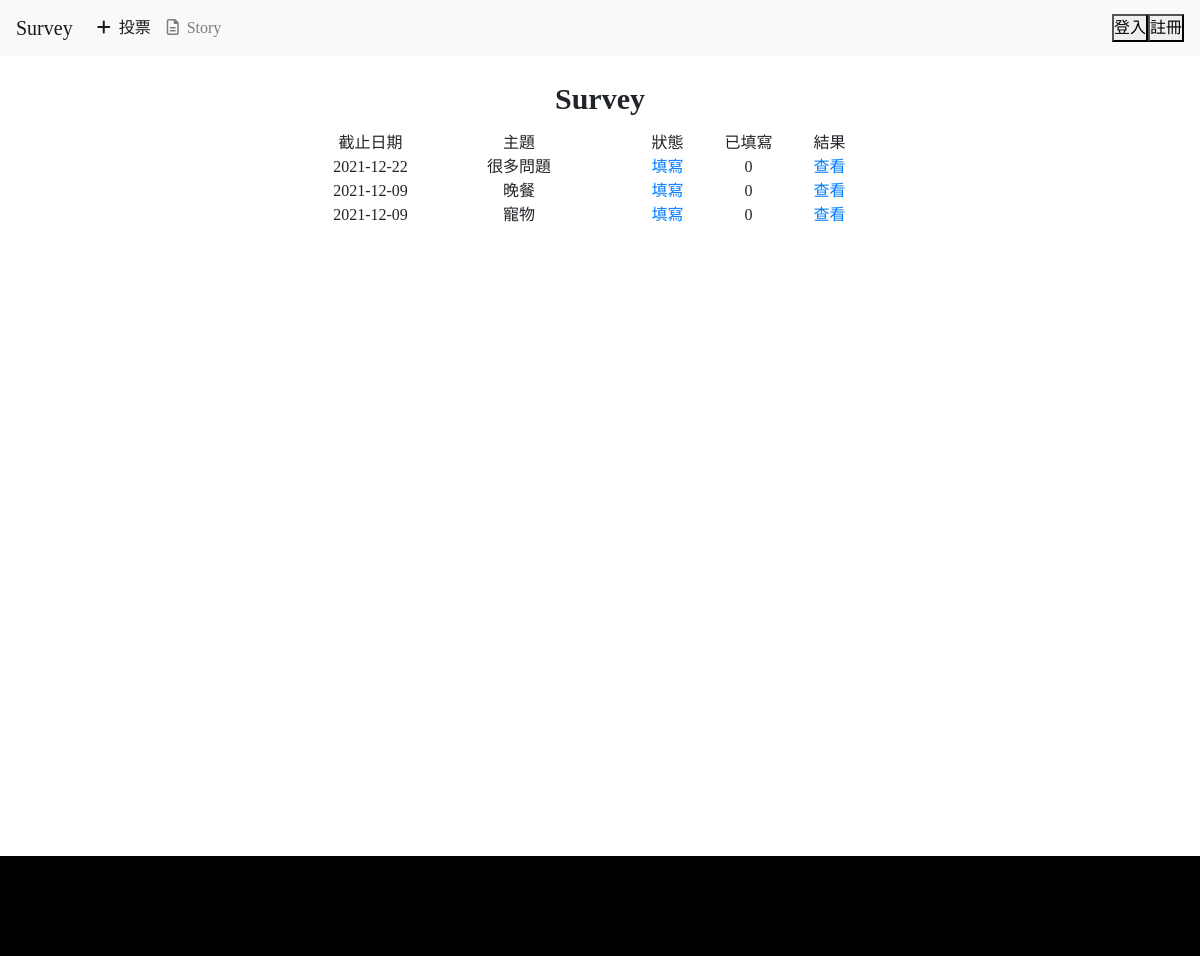
Before: / with the older database file.
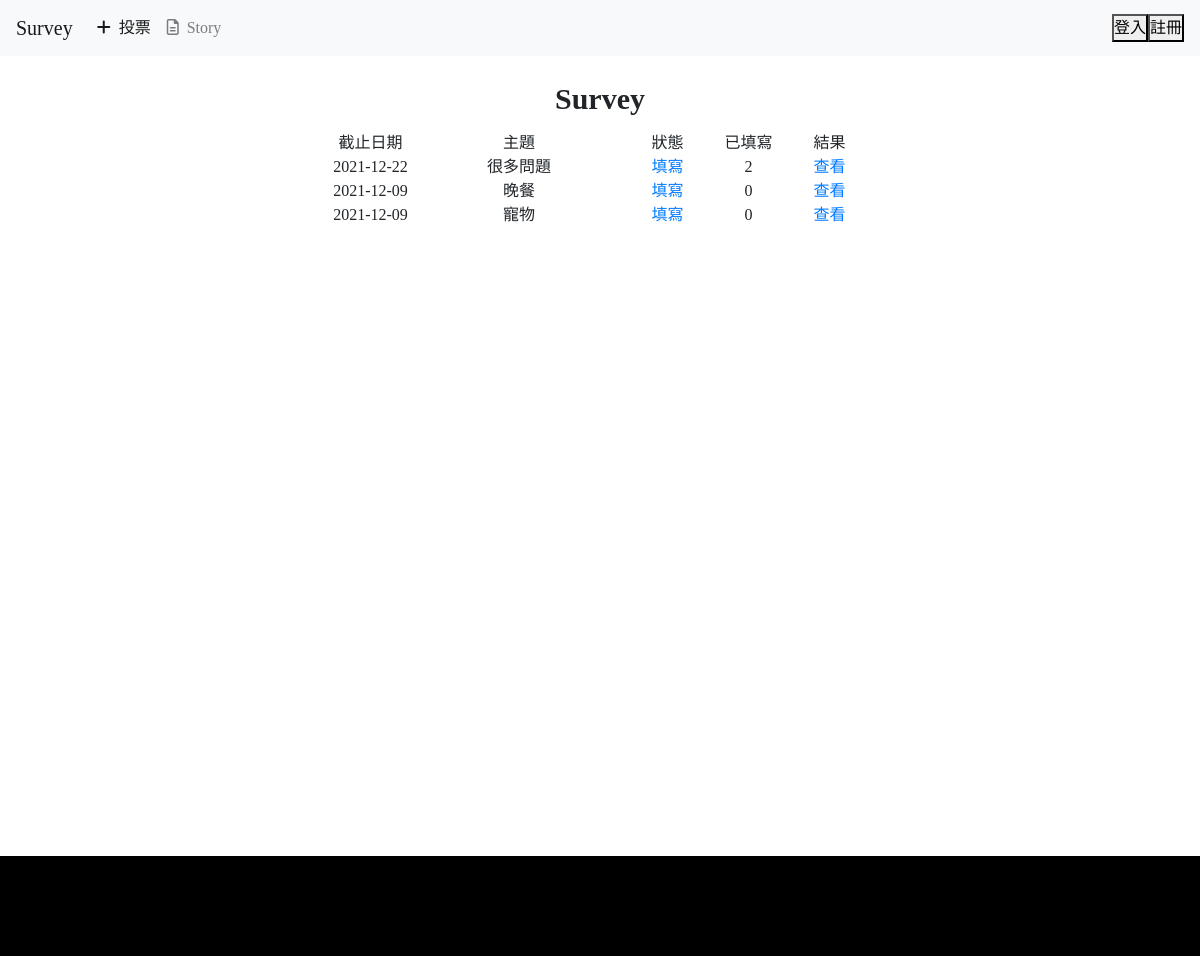
After: the same page with the newer database file.
### tables this page shows
CREATE TABLE `surveys` (
  `id` int(11) NOT NULL,
  `title` varchar(50) NOT NULL,
  `author` varchar(30) NOT NULL,
  `create_time` datetime NOT NULL DEFAULT current_timestamp(),
  `edit_time` datetime NOT NULL,
  `end_time` date NOT NULL,
  `status` tinyint(1) DEFAULT 0,
  `count` int(10) UNSIGNED NOT NULL DEFAULT 0
);

### include/show_survey.php (the view)
<?php
$sql = "SELECT * FROM `surveys` ORDER BY `id` DESC";
$res = $pdo->query($sql)->fetchAll(PDO::FETCH_ASSOC);
?>
<div class="table_box">
    <div class= "table_header">
    Survey
    </div>
<table>
    <tr>
        <td>截止日期</td>
        <td>主題</td>
        <td>狀態</td>
        <td>已填寫</td>
        <td>結果</td>
    </tr>
    <?php foreach ($res as $data) { ?>
        <tr>
            <td><?=$data['end_time']?></td>
            <td><?=$data['title']?></td>
            <td>
                <?php
                    if(isset($_SESSION['account'])){
                        $sql ="SELECT `id` FROM `surveylog` WHERE `u_id` ='{$_SESSION['account']['id']}'AND `s_id`= '{$data['id']}'";
                        $ck_res = $pdo->query($sql)->fetchColumn();
                        if($ck_res){
                            echo "已填寫";
                        }else{
                            echo "<a href='./index.php?do=write_survey&id=".$data['id']."'>填寫</a>";
                        }
                    }else{
                        echo "<a href='./index.php?do=write_survey&id=".$data['id']."'>填寫</a>";
                    }
                ?>
            </td>
            <td><?=$data['count']?></td>
            <td><?php echo "<a href='./index.php?do=res_survey&id=".$data['id']."'>查看</a>";?></td>
        </tr>
    <?php } ?>
</table>
</div>
<link rel="stylesheet" href="./css/show_survey.css">

### index.php (shortened to what this page needs)
<?php session_start();
include "./api/db.php" ?>
<!DOCTYPE html>
<html lang="en">
<head>
    <link rel="stylesheet" href="./css/homePage.css">
    <link rel="stylesheet" href="https://cdnjs.cloudflare.com/ajax/libs/font-awesome/6.0.0-beta3/css/all.min.css">
    <link rel="stylesheet" href="https://cdn.jsdelivr.net/npm/bootstrap@4.6.1/dist/css/bootstrap.min.css">
</head>
<body>
    <nav class="navbar navbar-expand-lg navbar-light bg-light fixed-top">
        <a class="navbar-brand" href="./index.php">Survey</a>
        <div class="collapse navbar-collapse" id="navbarSupportedContent">
            <ul class="navbar-nav mr-auto">
                <li class="nav-item active">
                    <a class="nav-link" href="./index.php?do=add_survey"><i class="fas fa-plus"></i>&ensp;投票 <span class="sr-only">(current)</span></a>
                </li>
                <li class="nav-item">
                    <a class="nav-link" href="#"><i class="far fa-file-alt"></i>&ensp;Story</a>
                </li>
            </ul>
            <div class="form-inline my-2 my-lg-0">
                <?php include "./include/status.php"; ?>
            </div>
        </div>
    </nav>
    <div class="page">
        <?php
        if (isset($_GET['do'])) {
            if (isset($_SESSION['account'])) {
                $str = "./include/" . $_GET['do'] . ".php";
                include $str;
            } else {
               header("location:./login.php");
               exit;
            }
        } else {
            include "./include/show_survey.php";
        }
        ?>
    </div>
    <footer>
    </footer>
</body>
</html>

### include/status.php
<?php
if (isset($_SESSION['account'])) {
    echo $_SESSION['account']['id'] . "---" . $_SESSION['account']['name'];
    echo "<a href='./api/logout.php'><button>登出</button></a>";
} else {
    echo "<a href='login.php'><button>登入</button></a>";
    echo "<a href='insert.php'><button>註冊</button></a>";
}
?>

### css/homePage.css (style rules this page uses)
* { box-sizing: border-box; margin: 0; padding: 0; font-family: 'Microsoft JhengHei'; }
.page { width: 900px; min-height:800px; margin: 56px auto 0px auto; }
footer { width: 100%; height: 100px; text-align: center; color:white; background-color: black; }

### css/show_survey.css (style rules this page uses)
.table_box { padding-top: 20px; }
table { width:60%; margin: auto; text-align:center; }
.table_header { font-size: 30px; margin-bottom: 10px; text-align:center; font-weight: bolder; }
td:nth-child(2) { width: 40%; }
td:nth-child(1),td:nth-child(3),td:nth-child(4),td:nth-child(5) { width: 15%; }

Changed rows visible on the page:
changed surveys "很多問題": count "0" → "2"
